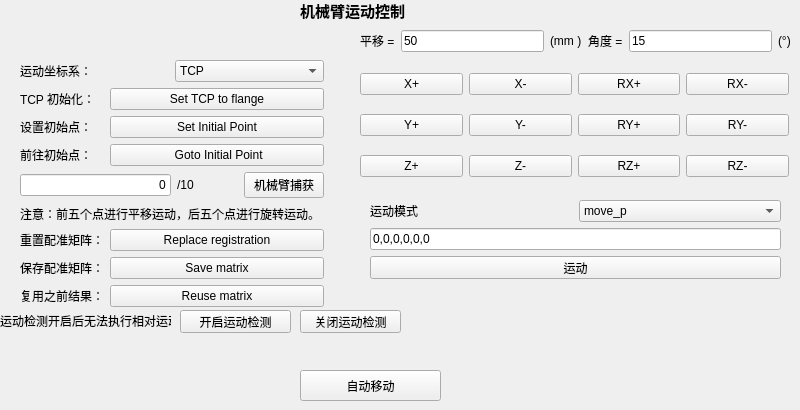
     <widget class="QWidget" name="tab_2">
      <attribute name="title">
       <string>机械臂配准</string>
      </attribute>
      <widget class="QPushButton" name="pushButton_AutoMoveJ">
       <property name="geometry">
        <rect>
         <x>300</x>
         <y>370</y>
         <width>141</width>
         <height>31</height>
        </rect>
       </property>
       <property name="text">
        <string>自动移动</string>
       </property>
       <attribute name="buttonGroup">
        <string notr="true">buttonGroup</string>
       </attribute>
      </widget>
      <widget class="QWidget" name="layoutWidget">
       <property name="geometry">
        <rect>
         <x>360</x>
         <y>60</y>
         <width>429</width>
         <height>131</height>
        </rect>
       </property>
       <layout class="QGridLayout" name="gridLayout_14">
        <item row="3" column="4">
         <widget class="QPushButton" name="pushButton_ryp">
          <property name="text">
           <string>RY+</string>
          </property>
          <attribute name="buttonGroup">
           <string notr="true">buttonGroup</string>
          </attribute>
         </widget>
        </item>
        <item row="3" column="5">
         <widget class="QPushButton" name="pushButton_rym">
          <property name="text">
           <string>RY-</string>
          </property>
          <attribute name="buttonGroup">
           <string notr="true">buttonGroup</string>
          </attribute>
         </widget>
        </item>
        <item row="3" column="3">
         <widget class="QPushButton" name="pushButton_ym">
          <property name="text">
           <string>Y-</string>
          </property>
          <attribute name="buttonGroup">
           <string notr="true">buttonGroup</string>
          </attribute>
         </widget>
        </item>
        <item row="1" column="5">
         <widget class="QPushButton" name="pushButton_rxm">
          <property name="text">
           <string>RX-</string>
          </property>
          <attribute name="buttonGroup">
           <string notr="true">buttonGroup</string>
          </attribute>
         </widget>
        </item>
        <item row="1" column="4">
         <widget class="QPushButton" name="pushButton_rxp">
          <property name="text">
           <string>RX+</string>
          </property>
          <attribute name="buttonGroup">
           <string notr="true">buttonGroup</string>
          </attribute>
         </widget>
        </item>
        <item row="3" column="2">
         <widget class="QPushButton" name="pushButton_yp">
          <property name="text">
           <string>Y+</string>
          </property>
          <attribute name="buttonGroup">
           <string notr="true">buttonGroup</string>
          </attribute>
         </widget>
        </item>
        <item row="4" column="5">
         <widget class="QPushButton" name="pushButton_rzm">
          <property name="text">
           <string>RZ-</string>
          </property>
          <attribute name="buttonGroup">
           <string notr="true">buttonGroup</string>
          </attribute>
         </widget>
        </item>
        <item row="4" column="2">
         <widget class="QPushButton" name="pushButton_zp">
          <property name="text">
           <string>Z+</string>
          </property>
          <attribute name="buttonGroup">
           <string notr="true">buttonGroup</string>
          </attribute>
         </widget>
        </item>
        <item row="4" column="3">
         <widget class="QPushButton" name="pushButton_zm">
          <property name="text">
           <string>Z-</string>
          </property>
          <attribute name="buttonGroup">
           <string notr="true">buttonGroup</string>
          </attribute>
         </widget>
        </item>
        <item row="1" column="2">
         <widget class="QPushButton" name="pushButton_xp">
          <property name="text">
           <string>X+</string>
          </property>
          <attribute name="buttonGroup">
           <string notr="true">buttonGroup</string>
          </attribute>
         </widget>
        </item>
        <item row="4" column="4">
         <widget class="QPushButton" name="pushButton_rzp">
          <property name="text">
           <string>RZ+</string>
          </property>
          <attribute name="buttonGroup">
           <string notr="true">buttonGroup</string>
          </attribute>
         </widget>
        </item>
        <item row="1" column="3">
         <widget class="QPushButton" name="pushButton_xm">
          <property name="text">
           <string>X-</string>
          </property>
          <attribute name="buttonGroup">
           <string notr="true">buttonGroup</string>
          </attribute>
         </widget>
        </item>
       </layout>
      </widget>
      <widget class="QLabel" name="label_14">
       <property name="geometry">
        <rect>
         <x>300</x>
         <y>0</y>
         <width>131</width>
         <height>21</height>
        </rect>
       </property>
       <property name="font">
        <font>
         <pointsize>11</pointsize>
         <weight>75</weight>
         <bold>true</bold>
        </font>
       </property>
       <property name="text">
        <string>机械臂运动控制</string>
       </property>
      </widget>
      <widget class="QWidget" name="layoutWidget">
       <property name="geometry">
        <rect>
         <x>360</x>
         <y>30</y>
         <width>431</width>
         <height>22</height>
        </rect>
       </property>
       <layout class="QHBoxLayout" name="horizontalLayout_5">
        <item>
         <widget class="QLabel" name="label_16">
          <property name="layoutDirection">
           <enum>Qt::LeftToRight</enum>
          </property>
          <property name="text">
           <string>平移 =</string>
          </property>
         </widget>
        </item>
        <item>
         <widget class="QLineEdit" name="lineEdit_intuitiveValue">
          <property name="text">
           <string>50</string>
          </property>
         </widget>
        </item>
        <item>
         <widget class="QLabel" name="label_15">
          <property name="text">
           <string>(mm )</string>
          </property>
         </widget>
        </item>
        <item>
         <widget class="QLabel" name="label_36">
          <property name="layoutDirection">
           <enum>Qt::LeftToRight</enum>
          </property>
          <property name="text">
           <string>角度 =</string>
          </property>
         </widget>
        </item>
        <item>
         <widget class="QLineEdit" name="lineEdit_intuitiveValue_degree">
          <property name="text">
           <string>15</string>
          </property>
         </widget>
        </item>
        <item>
         <widget class="QLabel" name="label_34">
          <property name="text">
           <string>(°)</string>
          </property>
         </widget>
        </item>
       </layout>
      </widget>
      <widget class="QWidget" name="layoutWidget">
       <property name="geometry">
        <rect>
         <x>370</x>
         <y>200</y>
         <width>411</width>
         <height>79</height>
        </rect>
       </property>
       <layout class="QVBoxLayout" name="verticalLayout">
        <item>
         <layout class="QHBoxLayout" name="horizontalLayout_6">
          <item>
           <widget class="QLabel" name="label_5">
            <property name="text">
             <string>运动模式</string>
            </property>
           </widget>
          </item>
          <item>
           <widget class="QComboBox" name="comboBox_robotMoveType">
            <item>
             <property name="text">
              <string>move_p</string>
             </property>
            </item>
            <item>
             <property name="text">
              <string>move_j</string>
             </property>
            </item>
           </widget>
          </item>
         </layout>
        </item>
        <item>
         <widget class="QLineEdit" name="lineEdit">
          <property name="text">
           <string>0,0,0,0,0,0</string>
          </property>
         </widget>
        </item>
        <item>
         <widget class="QPushButton" name="pushButton_JiontAngleMotion">
          <property name="text">
           <string>运动</string>
          </property>
          <attribute name="buttonGroup">
           <string notr="true">buttonGroup</string>
          </attribute>
         </widget>
        </item>
       </layout>
      </widget>
      <widget class="QWidget" name="layoutWidget">
       <property name="geometry">
        <rect>
         <x>20</x>
         <y>60</y>
         <width>304</width>
         <height>247</height>
        </rect>
       </property>
       <layout class="QVBoxLayout" name="verticalLayout_2">
        <item>
         <layout class="QHBoxLayout" name="horizontalLayout_7">
          <item>
           <widget class="QLabel" name="label_18">
            <property name="text">
             <string>运动坐标系：</string>
            </property>
           </widget>
          </item>
          <item>
           <widget class="QComboBox" name="comboBox_robotMoveType_select">
            <item>
             <property name="text">
              <string>TCP</string>
             </property>
            </item>
            <item>
             <property name="text">
              <string>Robot base</string>
             </property>
            </item>
           </widget>
          </item>
         </layout>
        </item>
        <item>
         <layout class="QGridLayout" name="gridLayout_5">
          <item row="5" column="1" colspan="3">
           <widget class="QPushButton" name="pushButton_replaceRegistration">
            <property name="text">
             <string>Replace registration</string>
            </property>
            <attribute name="buttonGroup">
             <string notr="true">buttonGroup</string>
            </attribute>
           </widget>
          </item>
          <item row="1" column="1" colspan="3">
           <widget class="QPushButton" name="pushButton_setInitialPoint">
            <property name="text">
             <string>Set Initial Point</string>
            </property>
            <attribute name="buttonGroup">
             <string notr="true">buttonGroup</string>
            </attribute>
           </widget>
          </item>
          <item row="2" column="1" colspan="3">
           <widget class="QPushButton" name="pushButton_goToInitial">
            <property name="text">
             <string> Goto Initial Point</string>
            </property>
            <attribute name="buttonGroup">
             <string notr="true">buttonGroup</string>
            </attribute>
           </widget>
          </item>
          <item row="4" column="0" colspan="4">
           <widget class="QLabel" name="label_9">
            <property name="font">
             <font>
              <pointsize>9</pointsize>
              <weight>50</weight>
              <bold>false</bold>
             </font>
            </property>
            <property name="text">
             <string>注意：前五个点进行平移运动，后五个点进行旋转运动。</string>
            </property>
           </widget>
          </item>
          <item row="6" column="1" colspan="3">
           <widget class="QPushButton" name="pushButton_saveArmMatrix">
            <property name="text">
             <string>Save matrix</string>
            </property>
            <attribute name="buttonGroup">
             <string notr="true">buttonGroup</string>
            </attribute>
           </widget>
          </item>
          <item row="3" column="2">
           <widget class="QLabel" name="label_10">
            <property name="text">
             <string>/10</string>
            </property>
           </widget>
          </item>
          <item row="7" column="1" colspan="3">
           <widget class="QPushButton" name="pushButton_reuseArmMatrix">
            <property name="text">
             <string>Reuse matrix</string>
            </property>
            <attribute name="buttonGroup">
             <string notr="true">buttonGroup</string>
            </attribute>
           </widget>
          </item>
          <item row="0" column="1" colspan="3">
           <widget class="QPushButton" name="pushButton_setTCPToFlange">
            <property name="text">
             <string>Set TCP to flange</string>
            </property>
            <attribute name="buttonGroup">
             <string notr="true">buttonGroup</string>
            </attribute>
           </widget>
          </item>
          <item row="3" column="3">
           <widget class="QPushButton" name="pushButton_captureRobot">
            <property name="text">
             <string>机械臂捕获</string>
            </property>
            <attribute name="buttonGroup">
             <string notr="true">buttonGroup</string>
            </attribute>
           </widget>
          </item>
          <item row="3" column="0" colspan="2">
           <widget class="QLineEdit" name="lineEdit_collectedRoboPose">
            <property name="layoutDirection">
             <enum>Qt::LeftToRight</enum>
            </property>
            <property name="text">
             <string>0</string>
            </property>
            <property name="alignment">
             <set>Qt::AlignRight|Qt::AlignTrailing|Qt::AlignVCenter</set>
            </property>
           </widget>
          </item>
          <item row="5" column="0">
           <widget class="QLabel" name="label_12">
            <property name="text">
             <string>重置配准矩阵：</string>
            </property>
           </widget>
          </item>
          <item row="2" column="0">
           <widget class="QLabel" name="label_8">
            <property name="text">
             <string>前往初始点：</string>
            </property>
           </widget>
          </item>
          <item row="1" column="0">
           <widget class="QLabel" name="label_7">
            <property name="text">
             <string>设置初始点：</string>
            </property>
           </widget>
          </item>
          <item row="0" column="0">
           <widget class="QLabel" name="label_6">
            <property name="text">
             <string>TCP 初始化：</string>
            </property>
           </widget>
          </item>
          <item row="7" column="0">
           <widget class="QLabel" name="label_13">
            <property name="text">
             <string>复用之前结果：</string>
            </property>
           </widget>
          </item>
          <item row="6" column="0">
           <widget class="QLabel" name="label_11">
            <property name="text">
             <string>保存配准矩阵：</string>
            </property>
           </widget>
          </item>
         </layout>
        </item>
       </layout>
      </widget>
      <widget class="QPushButton" name="pushButton_openIsMoving">
       <property name="geometry">
        <rect>
         <x>180</x>
         <y>310</y>
         <width>111</width>
         <height>23</height>
        </rect>
       </property>
       <property name="text">
        <string>开启运动检测</string>
       </property>
      </widget>
      <widget class="QPushButton" name="pushButton_CloseIsMoving">
       <property name="geometry">
        <rect>
         <x>300</x>
         <y>310</y>
         <width>101</width>
         <height>23</height>
        </rect>
       </property>
       <property name="text">
        <string>关闭运动检测</string>
       </property>
      </widget>
      <widget class="QLabel" name="label_4">
       <property name="geometry">
        <rect>
         <x>0</x>
         <y>310</y>
         <width>171</width>
         <height>21</height>
        </rect>
       </property>
       <property name="text">
        <string>运动检测开启后无法执行相对运动</string>
       </property>
      </widget>
     </widget>
